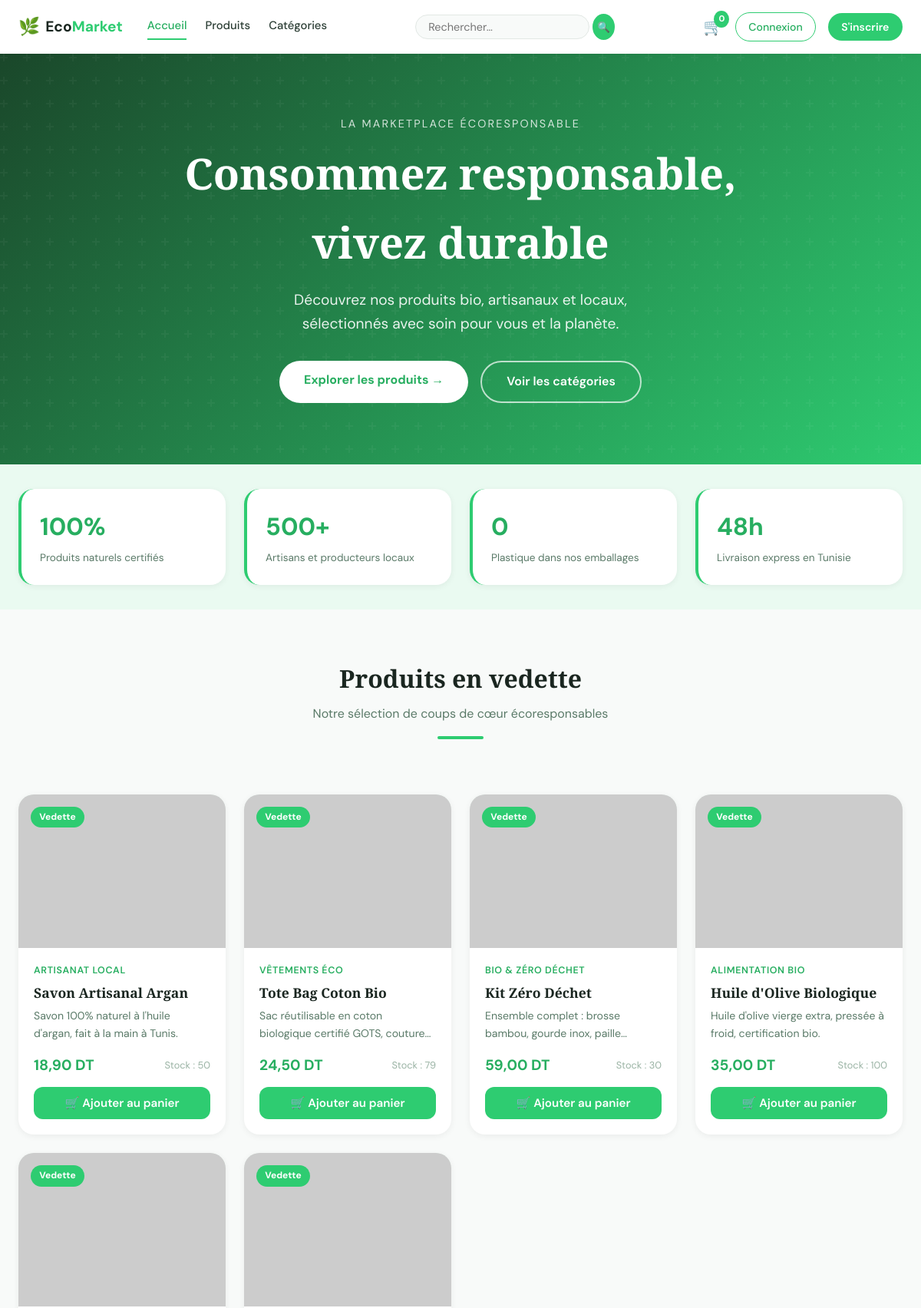
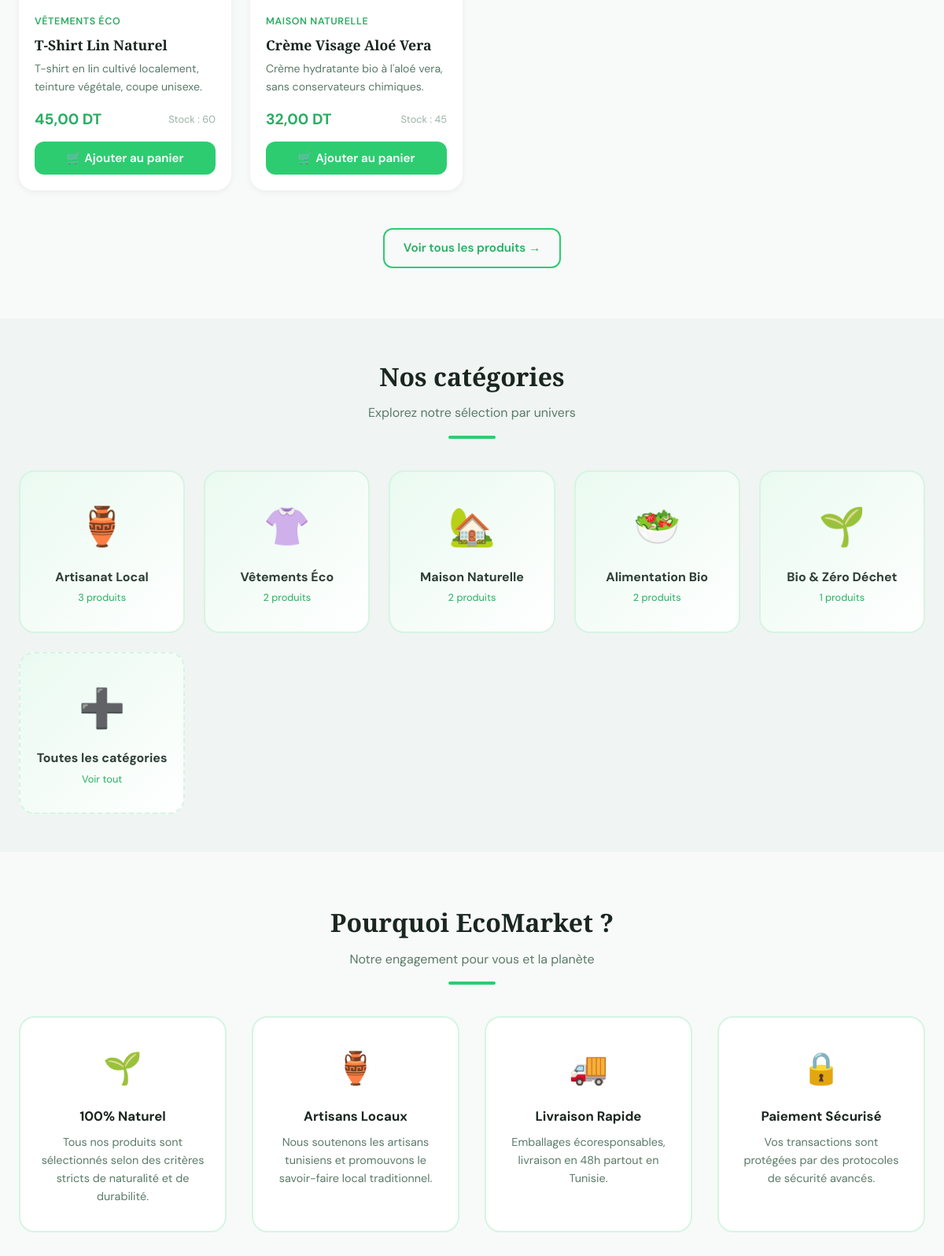
The page / (upper part) on the database its author committed (2 pictures, top to bottom).
### tables this page shows
CREATE TABLE `produits` (
  `id` int(10) UNSIGNED NOT NULL,
  `nom` varchar(200) NOT NULL,
  `description` text DEFAULT NULL,
  `prix` decimal(10,2) NOT NULL CHECK (`prix` >= 0),
  `stock` int(10) UNSIGNED NOT NULL DEFAULT 0,
  `image` varchar(255) DEFAULT 'default.jpg',
  `categorie_id` int(10) UNSIGNED NOT NULL,
  `en_vedette` tinyint(1) DEFAULT 0,
  `created_at` timestamp NOT NULL DEFAULT current_timestamp()
);

CREATE TABLE `categories` (
  `id` int(10) UNSIGNED NOT NULL,
  `nom` varchar(100) NOT NULL,
  `description` text DEFAULT NULL,
  `icone` varchar(50) DEFAULT '?',
  `created_at` timestamp NOT NULL DEFAULT current_timestamp()
);

### includes/config.php (called while the page is built, shortened)
<?php
function e(string $v): string {
    return htmlspecialchars($v, ENT_QUOTES, 'UTF-8');
}
function prix(float $p): string {
    return number_format($p, 2, ',', ' ') . ' DT';
}
function imgUrl(string $image): string {
    $image = trim($image);
    if (filter_var($image, FILTER_VALIDATE_URL) && str_starts_with($image, 'http')) {
        return $image;
    }
    return IMG_DEFAULT;
}

### index.php (the view, shortened to what this page needs)
<?php
require_once __DIR__ . '/includes/config.php';
$pdo = getPDO();
$stmt = $pdo->prepare("
    SELECT p.*, c.nom AS cat_nom
    FROM produits p
    JOIN categories c ON p.categorie_id = c.id
    WHERE p.en_vedette = 1 AND p.stock > 0
    LIMIT 6
");
$stmt->execute();
$vedettes = $stmt->fetchAll();
$cats = $pdo->query("
    SELECT c.*, COUNT(p.id) AS nb_produits
    FROM categories c
    LEFT JOIN produits p ON p.categorie_id = c.id
    GROUP BY c.id
    ORDER BY nb_produits DESC
    LIMIT 5
")->fetchAll();
include __DIR__ . '/includes/header.php';
?>
<section class="hero">
    <div class="container hero-content">
        <p style="font-size:.9rem;letter-spacing:.15em;text-transform:uppercase;opacity:.8;margin-bottom:.5rem;">
             La marketplace écoresponsable
        </p>
        <h1>Consommez responsable,<br>vivez durable</h1>
        <p>Découvrez nos produits bio, artisanaux et locaux,<br>sélectionnés avec soin pour vous et la planète.</p>
        <div class="hero-btns">
            <a href="pages/produits.php" class="btn-hero-primary">Explorer les produits →</a>
            <a href="pages/categories.php" class="btn-hero-outline">Voir les catégories</a>
        </div>
    </div>
</section>
<section style="background:var(--green-xlight);padding:2rem 0;">
    <div class="container">
        <div class="stats-grid" style="margin-bottom:0;">
            <div class="stat-card">
                <div class="stat-value">100%</div>
                <div class="stat-label">Produits naturels certifiés</div>
            </div>
            <div class="stat-card">
                <div class="stat-value">500+</div>
                <div class="stat-label">Artisans et producteurs locaux</div>
            </div>
            <div class="stat-card">
                <div class="stat-value">0</div>
                <div class="stat-label">Plastique dans nos emballages</div>
            </div>
            <div class="stat-card">
                <div class="stat-value">48h</div>
                <div class="stat-label">Livraison express en Tunisie</div>
            </div>
        </div>
    </div>
</section>
<section class="section">
    <div class="container">
        <div class="section-header">
            <h2> Produits en vedette</h2>
            <p>Notre sélection de coups de cœur écoresponsables</p>
            <div class="section-divider"></div>
        </div>
        <?php if (empty($vedettes)): ?>
            <div class="empty-state">
                <div class="empty-icon">🌱</div>
                <h3>Bientôt disponible</h3>
                <p>Nos produits vedettes arrivent sous peu.</p>
            </div>
        <?php else: ?>
        <div class="products-grid">
            <?php foreach ($vedettes as $p): ?>
            <div class="card product-card">
                <?php if ($p['en_vedette']): ?>
                    <span class="badge-vedette"> Vedette</span>
                <?php endif; ?>
                <a href="pages/produit_detail.php?id=<?= $p['id'] ?>">
                <img src="<?= e(imgUrl($p['image'] ?? '')) ?>"
                     alt="<?= e($p['nom']) ?>"
                     class="product-img"
                     style="width:100%;height:200px;object-fit:cover;"
                     onerror="this.src='https://placehold.co/400x300/d5f5e3/2ecc71?text=EcoMarket'">
            </a>
                <div class="card-body">
                    <div class="product-cat"><?= e($p['cat_nom']) ?></div>
                    <h3 class="product-name">
                        <a href="pages/produit_detail.php?id=<?= $p['id'] ?>"><?= e($p['nom']) ?></a>
                    </h3>
                    <p class="product-desc"><?= e($p['description']) ?></p>
                    <div class="product-footer">
                        <span class="product-price"><?= prix((float)$p['prix']) ?></span>
                        <span class="product-stock">Stock : <?= (int)$p['stock'] ?></span>
                    </div>
                    <form method="POST" action="pages/panier.php" style="margin-top:.75rem;">
                        <button type="submit" class="btn btn-primary" style="width:100%;">
                            🛒 Ajouter au panier
                        </button>
                    </form>
                </div>
            </div>
            <?php endforeach; ?>
        </div>
        <div style="text-align:center;margin-top:1rem;">
            <a href="pages/produits.php" class="btn btn-outline">Voir tous les produits →</a>
        </div>
        <?php endif; ?>
    </div>
</section>
<section class="section" style="background:var(--gray-100);padding:3rem 0;">
    <div class="container">
        <div class="section-header">
            <h2> Nos catégories</h2>
            <p>Explorez notre sélection par univers</p>
            <div class="section-divider"></div>
        </div>
        <div class="categories-grid">
            <?php foreach ($cats as $cat): ?>
            <a href="pages/produits.php?categorie=<?= $cat['id'] ?>" class="cat-card">
                <div class="cat-icon"><?= e($cat['icone']) ?></div>
                <div class="cat-name"><?= e($cat['nom']) ?></div>
                <div class="cat-count"><?= $cat['nb_produits'] ?> produits</div>
            </a>
            <?php endforeach; ?>
            <a href="pages/categories.php" class="cat-card" style="border-style:dashed;">
                <div class="cat-icon">➕</div>
                <div class="cat-name">Toutes les catégories</div>
                <div class="cat-count">Voir tout</div>
            </a>
        </div>
    </div>
</section>
<section class="section">
    <div class="container">
        <div class="section-header">
            <h2>Pourquoi EcoMarket ?</h2>
            <p>Notre engagement pour vous et la planète</p>
            <div class="section-divider"></div>
        </div>
        <div class="why-grid">
            <div class="why-card">
                <div class="why-icon">🌱</div>
                <h3>100% Naturel</h3>
                <p>Tous nos produits sont sélectionnés selon des critères stricts de naturalité et de durabilité.</p>
            </div>
            <div class="why-card">
                <div class="why-icon">🏺</div>
                <h3>Artisans Locaux</h3>
                <p>Nous soutenons les artisans tunisiens et promouvons le savoir-faire local traditionnel.</p>
            </div>
            <div class="why-card">
                <div class="why-icon">🚚</div>
                <h3>Livraison Rapide</h3>
                <p>Emballages écoresponsables, livraison en 48h partout en Tunisie.</p>
            </div>
            <div class="why-card">
                <div class="why-icon">🔒</div>
                <h3>Paiement Sécurisé</h3>
                <p>Vos transactions sont protégées par des protocoles de sécurité avancés.</p>
            </div>
        </div>
    </div>
</section>
<?php include __DIR__ . '/includes/footer.php'; ?>

### rows shown on the page
produits: en_vedette "Vedette", categorie.nom "ARTISANAT LOCAL", nom "Savon Artisanal Argan", description "Savon 100% naturel à l'huile d'argan, fait à la main à Tunis.", prix "18,90 DT", stock "50"
produits: en_vedette "Vedette", categorie.nom "VÊTEMENTS ÉCO", nom "Tote Bag Coton Bio", description "Sac réutilisable en coton biologique certifié GOTS,…", prix "24,50 DT", stock "79"
produits: en_vedette "Vedette", categorie.nom "BIO & ZÉRO DÉCHET", nom "Kit Zéro Déchet", description "Ensemble complet : brosse bambou, gourde inox,…", prix "59,00 DT", stock "30"
produits: en_vedette "Vedette", categorie.nom "ALIMENTATION BIO", nom "Huile d'Olive Biologique", description "Huile d'olive vierge extra, pressée à froid, certification bio.", prix "35,00 DT", stock "100"
produits: en_vedette "Vedette", categorie.nom "VÊTEMENTS ÉCO", nom "T-Shirt Lin Naturel", description "T-shirt en lin cultivé localement, teinture végétale, coupe unisexe.", prix "45,00 DT", stock "60"
produits: en_vedette "Vedette", categorie.nom "MAISON NATURELLE", nom "Crème Visage Aloé Vera", description "Crème hydratante bio à l'aloé vera, sans conservateurs chimiques.", prix "32,00 DT", stock "45"
categories: icone "🏺", nom "Artisanat Local", nb_produits "3"
categories: icone "👚", nom "Vêtements Éco", nb_produits "2"
categories: icone "🏡", nom "Maison Naturelle", nb_produits "2"
categories: icone "🥗", nom "Alimentation Bio", nb_produits "2"
categories: icone "🌱", nom "Bio & Zéro Déchet", nb_produits "1"

### other values the page prints
cartCount() "0"
